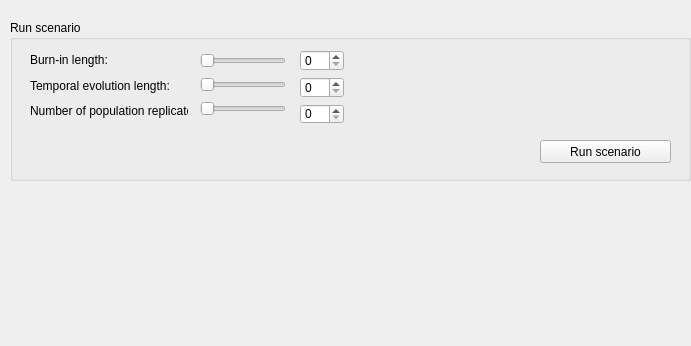
    <widget class="QWidget" name="page_2">
     <property name="geometry">
      <rect>
       <x>0</x>
       <y>0</y>
       <width>691</width>
       <height>346</height>
      </rect>
     </property>
     <attribute name="label">
      <string>Step 2 - Run Scenario</string>
     </attribute>
     <widget class="QGroupBox" name="groupBox_15">
      <property name="geometry">
       <rect>
        <x>10</x>
        <y>20</y>
        <width>681</width>
        <height>161</height>
       </rect>
      </property>
      <property name="title">
       <string>Run scenario</string>
      </property>
      <widget class="QPushButton" name="pushButton_4">
       <property name="geometry">
        <rect>
         <x>530</x>
         <y>120</y>
         <width>131</width>
         <height>23</height>
        </rect>
       </property>
       <property name="text">
        <string>Run scenario</string>
       </property>
      </widget>
      <widget class="QWidget" name="">
       <property name="geometry">
        <rect>
         <x>290</x>
         <y>30</y>
         <width>44</width>
         <height>74</height>
        </rect>
       </property>
       <layout class="QVBoxLayout" name="verticalLayout_22">
        <item>
         <widget class="QSpinBox" name="spinBox_20"/>
        </item>
        <item>
         <widget class="QSpinBox" name="spinBox_21"/>
        </item>
        <item>
         <widget class="QSpinBox" name="spinBox_22"/>
        </item>
       </layout>
      </widget>
      <widget class="QWidget" name="">
       <property name="geometry">
        <rect>
         <x>190</x>
         <y>30</y>
         <width>86</width>
         <height>71</height>
        </rect>
       </property>
       <layout class="QVBoxLayout" name="verticalLayout_23">
        <item>
         <widget class="QSlider" name="horizontalSlider_24">
          <property name="orientation">
           <enum>Qt::Horizontal</enum>
          </property>
         </widget>
        </item>
        <item>
         <widget class="QSlider" name="horizontalSlider_25">
          <property name="orientation">
           <enum>Qt::Horizontal</enum>
          </property>
         </widget>
        </item>
        <item>
         <widget class="QSlider" name="horizontalSlider_26">
          <property name="orientation">
           <enum>Qt::Horizontal</enum>
          </property>
         </widget>
        </item>
       </layout>
      </widget>
      <widget class="QWidget" name="">
       <property name="geometry">
        <rect>
         <x>20</x>
         <y>30</y>
         <width>158</width>
         <height>71</height>
        </rect>
       </property>
       <layout class="QVBoxLayout" name="verticalLayout_24">
        <item>
         <widget class="QLabel" name="label_31">
          <property name="text">
           <string>Burn-in length:</string>
          </property>
         </widget>
        </item>
        <item>
         <widget class="QLabel" name="label_32">
          <property name="text">
           <string>Temporal evolution length:</string>
          </property>
         </widget>
        </item>
        <item>
         <widget class="QLabel" name="label_33">
          <property name="text">
           <string>Number of population replicates:</string>
          </property>
         </widget>
        </item>
       </layout>
      </widget>
     </widget>
    </widget>
